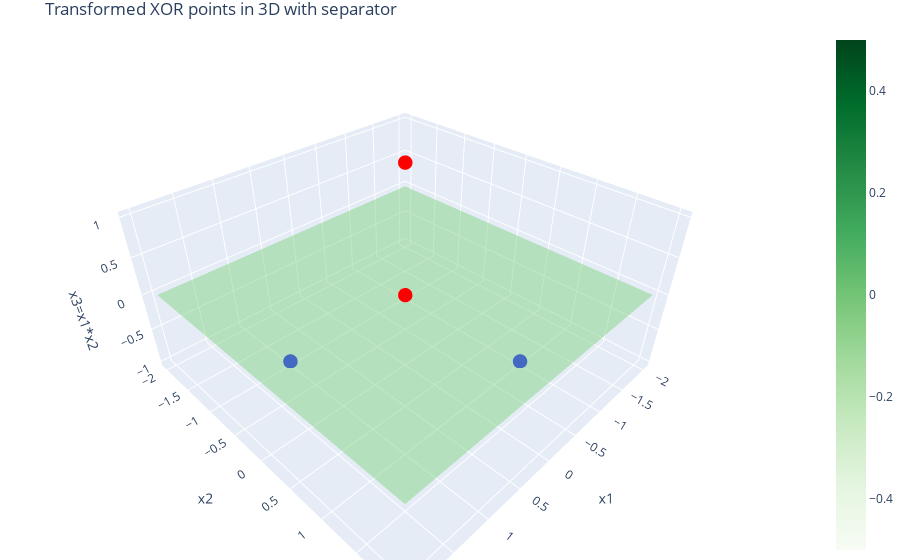

Notebook cell for this chart:
### Code cell
import plotly.graph_objects as go
import numpy as np

# Original XOR dataset in 2D
X = np.array([[1, 1], [-1, -1], [1, -1], [-1, 1]])
y = np.array([1, 1, -1, -1])

# Applying the feature transformation to 3D: x3 = x1 * x2
X_transformed = np.hstack((X, (X[:, 0] * X[:, 1]).reshape(-1, 1)))

# Create a Plotly figure
fig = go.Figure()

# Add the points to the plot
colors = ['red' if label == 1 else 'blue' for label in y]
fig.add_trace(go.Scatter3d(x=X_transformed[:, 0], y=X_transformed[:, 1], z=X_transformed[:, 2],
                           mode='markers', marker=dict(color=colors, size=5)))

# Define the separator plane
xx, yy = np.meshgrid(np.linspace(-2, 2, 50), np.linspace(-2, 2, 50))
zz = 0 * xx
fig.add_trace(go.Surface(x=xx, y=yy, z=zz, opacity=0.5, colorscale='Greens'))

# Set the layout for a better view
fig.update_layout(title='Transformed XOR points in 3D with separator',
                  scene=dict(xaxis_title='x1', yaxis_title='x2', zaxis_title='x3=x1*x2'),
                  margin=dict(l=0, r=0, b=0, t=30))

# Show the figure
fig.show()

### Figure 1 — Plotly figure (JSON) as saved in the notebook; plotly's stock layout.template omitted (floating-point values rounded to 4 significant figures; data arrays with more than 128 entries replaced by an {"elided": "..."} marker saying what was removed)
{"data": [{"marker": {"color": ["red", "red", "blue", "blue"], "size": 5}, "mode": "markers", "type": "scatter3d", "x": [1, -1, 1, -1], "y": [1, -1, -1, 1], "z": [1, 1, -1, -1]}, {"colorscale": [[0, "rgb(247,252,245)"], [0.125, "rgb(229,245,224)"], [0.25, "rgb(199,233,192)"], [0.375, "rgb(161,217,155)"], [0.5, "rgb(116,196,118)"], [0.625, "rgb(65,171,93)"], [0.75, "rgb(35,139,69)"], [0.875, "rgb(0,109,44)"], [1, "rgb(0,68,27)"]], "opacity": 0.5, "type": "surface", "x": {"elided": "50x50 float values"}, "y": {"elided": "50x50 float values"}, "z": {"elided": "50x50 int values"}}], "layout": {"margin": {"b": 0, "l": 0, "r": 0, "t": 30}, "scene": {"xaxis": {"title": {"text": "x1"}}, "yaxis": {"title": {"text": "x2"}}, "zaxis": {"title": {"text": "x3=x1*x2"}}}, "title": {"text": "Transformed XOR points in 3D with separator"}}}
